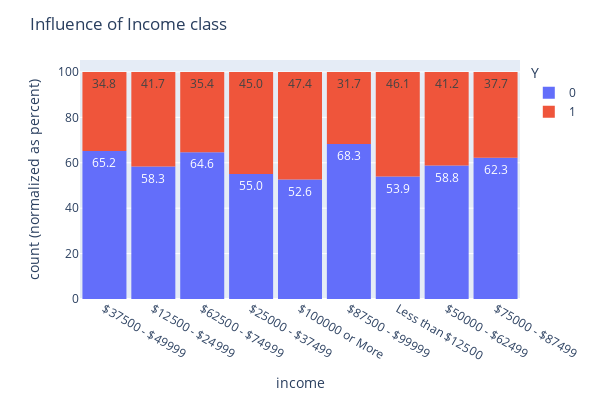

Source (notebook cell):
### Code cell
df_bar = data.loc[(data['coupon'] == 'Bar')]

fig = px.histogram(df_bar, x="income", color="Y",
                   barnorm='percent', text_auto='.1f')

fig.update_layout(width=600, height=400, bargap=0.1)
fig.update_layout(title='Influence of Income class')

fig

### Figure 1 — Plotly figure (JSON) as saved in the notebook; plotly's stock layout.template omitted (floating-point values rounded to 4 significant figures; data arrays with more than 128 entries replaced by an {"elided": "..."} marker saying what was removed)
{"data": [{"alignmentgroup": "True", "bingroup": "x", "hovertemplate": "Y=0<br>income=%{x}<br>count (normalized as percent)=%{y}<extra></extra>", "legendgroup": "0", "marker": {"color": "#636efa", "pattern": {"shape": ""}}, "name": "0", "offsetgroup": "0", "orientation": "v", "showlegend": true, "texttemplate": "%{value:.1f}", "type": "histogram", "x": {"elided": "1190 str values"}, "xaxis": "x", "yaxis": "y"}, {"alignmentgroup": "True", "bingroup": "x", "hovertemplate": "Y=1<br>income=%{x}<br>count (normalized as percent)=%{y}<extra></extra>", "legendgroup": "1", "marker": {"color": "#EF553B", "pattern": {"shape": ""}}, "name": "1", "offsetgroup": "1", "orientation": "v", "showlegend": true, "texttemplate": "%{value:.1f}", "type": "histogram", "x": {"elided": "827 str values"}, "xaxis": "x", "yaxis": "y"}], "layout": {"bargap": 0.1, "barmode": "relative", "barnorm": "percent", "height": 400, "legend": {"title": {"text": "Y"}, "tracegroupgap": 0}, "margin": {"t": 60}, "title": {"text": "Influence of Income class"}, "width": 600, "xaxis": {"anchor": "y", "domain": [0, 1], "title": {"text": "income"}}, "yaxis": {"anchor": "x", "domain": [0, 1], "title": {"text": "count (normalized as percent)"}}}}
